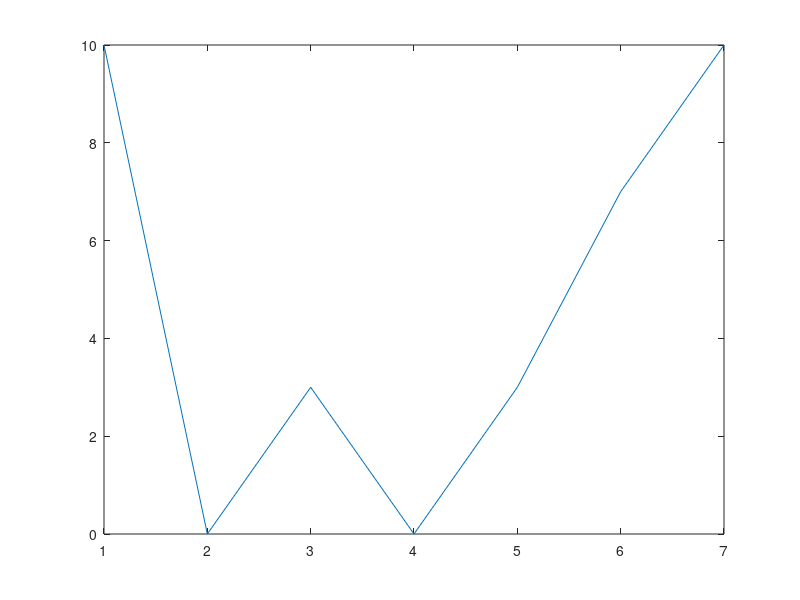
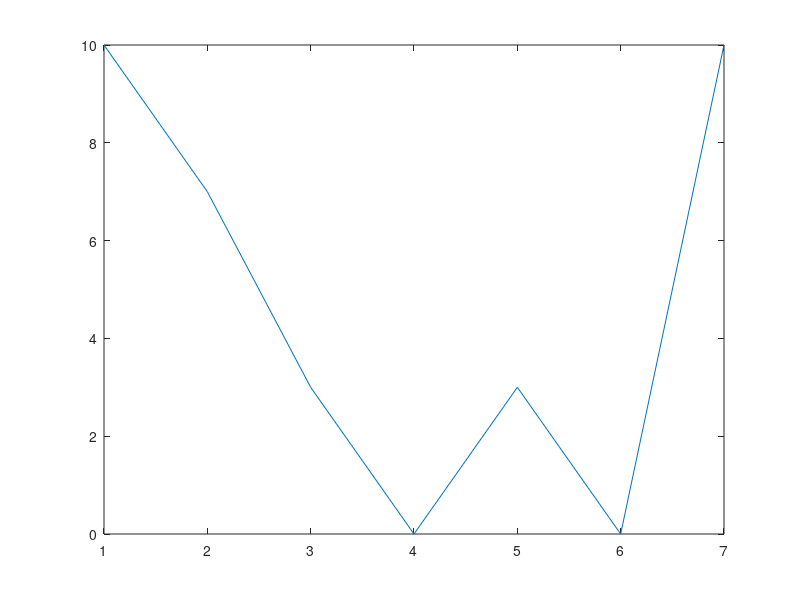

These figures' MATLAB source, in order:
close all
clear all
clc

ejemplo_par1=[10 0 3 0 3 7 10];

sig_inv=fliplr(ejemplo_par1);

plot(ejemplo_par1)

figure,

plot(sig_inv)